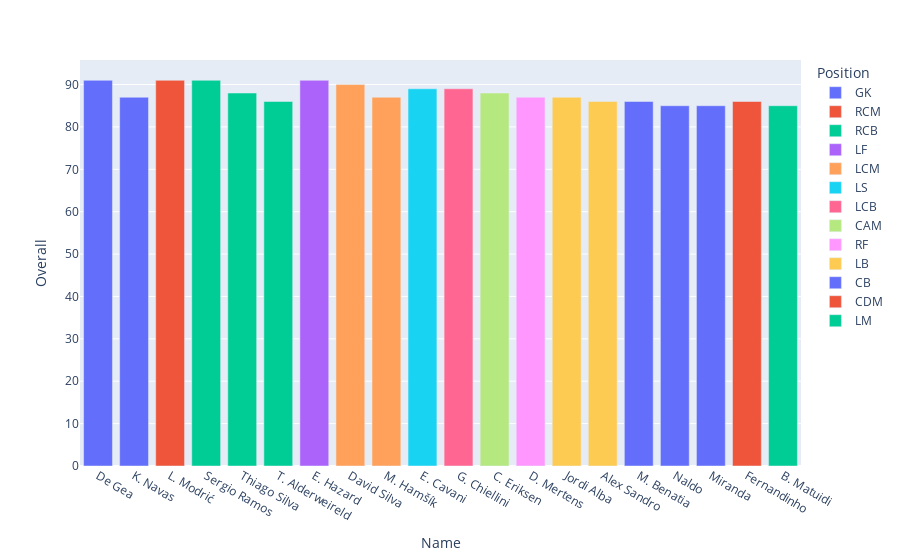

Notebook code cell kept with this figure:
### Code cell
px.bar(df1,x='Name',y='Overall',hover_data=['Age','Club'],color='Position')

### Figure 1 — Plotly figure (JSON) as saved in the notebook; plotly's stock layout.template omitted (floating-point values rounded to 4 significant figures)
{"data": [{"alignmentgroup": "True", "customdata": [[27, "Manchester United"], [31, "Real Madrid"]], "hovertemplate": "Position=GK<br>Name=%{x}<br>Overall=%{y}<br>Age=%{customdata[0]}<br>Club=%{customdata[1]}<extra></extra>", "legendgroup": "GK", "marker": {"color": "#636efa", "pattern": {"shape": ""}}, "name": "GK", "offsetgroup": "GK", "orientation": "v", "showlegend": true, "textposition": "auto", "type": "bar", "x": ["De Gea", "K. Navas"], "xaxis": "x", "y": [91, 87], "yaxis": "y"}, {"alignmentgroup": "True", "customdata": [[32, "Real Madrid"]], "hovertemplate": "Position=RCM<br>Name=%{x}<br>Overall=%{y}<br>Age=%{customdata[0]}<br>Club=%{customdata[1]}<extra></extra>", "legendgroup": "RCM", "marker": {"color": "#EF553B", "pattern": {"shape": ""}}, "name": "RCM", "offsetgroup": "RCM", "orientation": "v", "showlegend": true, "textposition": "auto", "type": "bar", "x": ["L. Modrić"], "xaxis": "x", "y": [91], "yaxis": "y"}, {"alignmentgroup": "True", "customdata": [[32, "Real Madrid"], [33, "Paris Saint-Germain"], [29, "Tottenham Hotspur"]], "hovertemplate": "Position=RCB<br>Name=%{x}<br>Overall=%{y}<br>Age=%{customdata[0]}<br>Club=%{customdata[1]}<extra></extra>", "legendgroup": "RCB", "marker": {"color": "#00cc96", "pattern": {"shape": ""}}, "name": "RCB", "offsetgroup": "RCB", "orientation": "v", "showlegend": true, "textposition": "auto", "type": "bar", "x": ["Sergio Ramos", "Thiago Silva", "T. Alderweireld"], "xaxis": "x", "y": [91, 88, 86], "yaxis": "y"}, {"alignmentgroup": "True", "customdata": [[27, "Chelsea"]], "hovertemplate": "Position=LF<br>Name=%{x}<br>Overall=%{y}<br>Age=%{customdata[0]}<br>Club=%{customdata[1]}<extra></extra>", "legendgroup": "LF", "marker": {"color": "#ab63fa", "pattern": {"shape": ""}}, "name": "LF", "offsetgroup": "LF", "orientation": "v", "showlegend": true, "textposition": "auto", "type": "bar", "x": ["E. Hazard"], "xaxis": "x", "y": [91], "yaxis": "y"}, {"alignmentgroup": "True", "customdata": [[32, "Manchester City"], [30, "Napoli"]], "hovertemplate": "Position=LCM<br>Name=%{x}<br>Overall=%{y}<br>Age=%{customdata[0]}<br>Club=%{customdata[1]}<extra></extra>", "legendgroup": "LCM", "marker": {"color": "#FFA15A", "pattern": {"shape": ""}}, "name": "LCM", "offsetgroup": "LCM", "orientation": "v", "showlegend": true, "textposition": "auto", "type": "bar", "x": ["David Silva", "M. Hamšík"], "xaxis": "x", "y": [90, 87], "yaxis": "y"}, {"alignmentgroup": "True", "customdata": [[31, "Paris Saint-Germain"]], "hovertemplate": "Position=LS<br>Name=%{x}<br>Overall=%{y}<br>Age=%{customdata[0]}<br>Club=%{customdata[1]}<extra></extra>", "legendgroup": "LS", "marker": {"color": "#19d3f3", "pattern": {"shape": ""}}, "name": "LS", "offsetgroup": "LS", "orientation": "v", "showlegend": true, "textposition": "auto", "type": "bar", "x": ["E. Cavani"], "xaxis": "x", "y": [89], "yaxis": "y"}, {"alignmentgroup": "True", "customdata": [[33, "Juventus"]], "hovertemplate": "Position=LCB<br>Name=%{x}<br>Overall=%{y}<br>Age=%{customdata[0]}<br>Club=%{customdata[1]}<extra></extra>", "legendgroup": "LCB", "marker": {"color": "#FF6692", "pattern": {"shape": ""}}, "name": "LCB", "offsetgroup": "LCB", "orientation": "v", "showlegend": true, "textposition": "auto", "type": "bar", "x": ["G. Chiellini"], "xaxis": "x", "y": [89], "yaxis": "y"}, {"alignmentgroup": "True", "customdata": [[26, "Tottenham Hotspur"]], "hovertemplate": "Position=CAM<br>Name=%{x}<br>Overall=%{y}<br>Age=%{customdata[0]}<br>Club=%{customdata[1]}<extra></extra>", "legendgroup": "CAM", "marker": {"color": "#B6E880", "pattern": {"shape": ""}}, "name": "CAM", "offsetgroup": "CAM", "orientation": "v", "showlegend": true, "textposition": "auto", "type": "bar", "x": ["C. Eriksen"], "xaxis": "x", "y": [88], "yaxis": "y"}, {"alignmentgroup": "True", "customdata": [[31, "Napoli"]], "hovertemplate": "Position=RF<br>Name=%{x}<br>Overall=%{y}<br>Age=%{customdata[0]}<br>Club=%{customdata[1]}<extra></extra>", "legendgroup": "RF", "marker": {"color": "#FF97FF", "pattern": {"shape": ""}}, "name": "RF", "offsetgroup": "RF", "orientation": "v", "showlegend": true, "textposition": "auto", "type": "bar", "x": ["D. Mertens"], "xaxis": "x", "y": [87], "yaxis": "y"}, {"alignmentgroup": "True", "customdata": [[29, "FC Barcelona"], [27, "Juventus"]], "hovertemplate": "Position=LB<br>Name=%{x}<br>Overall=%{y}<br>Age=%{customdata[0]}<br>Club=%{customdata[1]}<extra></extra>", "legendgroup": "LB", "marker": {"color": "#FECB52", "pattern": {"shape": ""}}, "name": "LB", "offsetgroup": "LB", "orientation": "v", "showlegend": true, "textposition": "auto", "type": "bar", "x": ["Jordi Alba", "Alex Sandro"], "xaxis": "x", "y": [87, 86], "yaxis": "y"}, {"alignmentgroup": "True", "customdata": [[31, "Juventus"], [35, "FC Schalke 04"], [33, "Inter"]], "hovertemplate": "Position=CB<br>Name=%{x}<br>Overall=%{y}<br>Age=%{customdata[0]}<br>Club=%{customdata[1]}<extra></extra>", "legendgroup": "CB", "marker": {"color": "#636efa", "pattern": {"shape": ""}}, "name": "CB", "offsetgroup": "CB", "orientation": "v", "showlegend": true, "textposition": "auto", "type": "bar", "x": ["M. Benatia", "Naldo", "Miranda"], "xaxis": "x", "y": [86, 85, 85], "yaxis": "y"}, {"alignmentgroup": "True", "customdata": [[33, "Manchester City"]], "hovertemplate": "Position=CDM<br>Name=%{x}<br>Overall=%{y}<br>Age=%{customdata[0]}<br>Club=%{customdata[1]}<extra></extra>", "legendgroup": "CDM", "marker": {"color": "#EF553B", "pattern": {"shape": ""}}, "name": "CDM", "offsetgroup": "CDM", "orientation": "v", "showlegend": true, "textposition": "auto", "type": "bar", "x": ["Fernandinho"], "xaxis": "x", "y": [86], "yaxis": "y"}, {"alignmentgroup": "True", "customdata": [[31, "Juventus"]], "hovertemplate": "Position=LM<br>Name=%{x}<br>Overall=%{y}<br>Age=%{customdata[0]}<br>Club=%{customdata[1]}<extra></extra>", "legendgroup": "LM", "marker": {"color": "#00cc96", "pattern": {"shape": ""}}, "name": "LM", "offsetgroup": "LM", "orientation": "v", "showlegend": true, "textposition": "auto", "type": "bar", "x": ["B. Matuidi"], "xaxis": "x", "y": [85], "yaxis": "y"}], "layout": {"barmode": "relative", "legend": {"title": {"text": "Position"}, "tracegroupgap": 0}, "margin": {"t": 60}, "xaxis": {"anchor": "y", "domain": [0, 1], "title": {"text": "Name"}}, "yaxis": {"anchor": "x", "domain": [0, 1], "title": {"text": "Overall"}}}}
